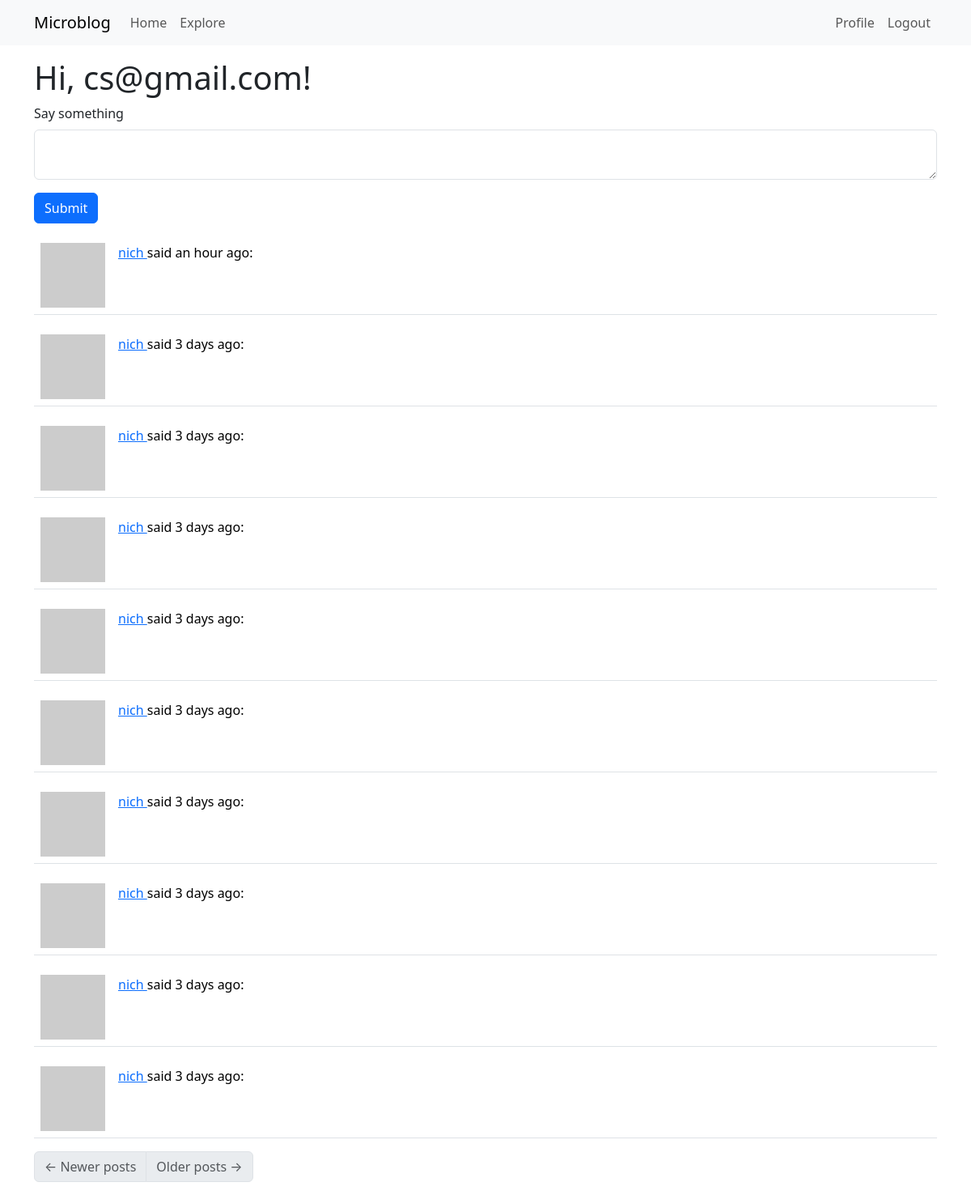
The app's page /index (signed in) with its own data.
### app/models.py (models this page shows, shortened)
class User(UserMixin, db.Model):
    id: so.Mapped[int] = so.mapped_column(primary_key=True)
    username: so.Mapped[str] = so.mapped_column(sa.String(64), index=True, unique=True)
    email: so.Mapped[str] = so.mapped_column(sa.String(120), index=True, unique=True)
    password_hash: so.Mapped[Optional[str]] = so.mapped_column(sa.String(356))
    posts: so.WriteOnlyMapped['Post'] = so.relationship(back_populates='author')
    about_me: so.Mapped[Optional[str]] = so.mapped_column(sa.String(140))
    last_seen: so.Mapped[Optional[datetime]] = so.mapped_column(
        default=lambda: datetime.now(timezone.utc)
    )
    following: so.WriteOnlyMapped['User'] = so.relationship(
        secondary=followers,
        primaryjoin=(followers.c.follower_id == id),
        secondaryjoin=(followers.c.followed_id == id),
        back_populates='followers'
    )
    followers: so.WriteOnlyMapped['User'] = so.relationship(
        secondary=followers,
        primaryjoin=(followers.c.followed_id == id),
        secondaryjoin=(followers.c.follower_id == id),
        back_populates='following'
    )
    @login.user_loader
    def load_user(id):
        return db.session.get(User, int(id))
    def avatar(self, size):
        digest = md5(self.email.lower().encode('utf-8')).hexdigest()
        return f'https://www.gravatar.com/avatar/{digest}?d=identicon&s={size}'
    def following_posts(self):
        Author = so.aliased(User)
        Follower = so.aliased(User)
        return (
            sa.select(Post)
            .join(Post.author.of_type(Author))
            .join(Author.followers.of_type(Follower), isouter=True)
            .where(sa.or_(
                Follower.id == self.id,
                Author.id == self.id,
            ))
            .group_by(Post)
            .order_by(Post.timestamp.desc())
        )

class Post(db.Model):
    id: so.Mapped[int] = so.mapped_column(primary_key=True)
    body: so.Mapped[str] = so.mapped_column(sa.String(140))
    timestamp: so.Mapped[datetime] = so.mapped_column( index=True, default = lambda: datetime.now(timezone.utc))
    user_id: so.Mapped[int] = so.mapped_column(sa.ForeignKey(User.id), index=True)
    author: so.Mapped[User] = so.relationship(back_populates='posts')

### app/routes.py (the view)
@app.route('/', methods=['GET', 'POST'])
@app.route('/index', methods=['GET', 'POST'])
@login_required
def index():
    form = PostForm()
    if form.validate_on_submit():
        post = Post(body=form.post.data, author=current_user)
        db.session.add(post)
        db.session.commit()
        flash('Your post is now live!')
        return redirect(url_for('index'))
    page = request.args.get('page', 1, type=int)
    posts = db.paginate(
        current_user.following_posts(),
        page=page,
        per_page=app.config['POSTS_PER_PAGE'],
        error_out=False
    )
    next_url = url_for('index', page=posts.next_num) if posts.has_next else None
    prev_url = url_for('index', page=posts.prev_num) if posts.has_prev else None
    return render_template(
        'index.html',
        title="Home",
        form=form,
        next_url=next_url,
        prev_url=prev_url,
        posts=posts)

### app/forms.py
class PostForm(FlaskForm):
    post = TextAreaField('Say something', validators=[DataRequired(), Length(min=1, max=140)])
    submit = SubmitField('Submit')

### app/routes.py (called while the page is built)
@app.before_request
def before_request():
    if current_user.is_authenticated:
        current_user.last_seen = datetime.now(timezone.utc)
        db.session.commit()

### app/templates/index.html
{% extends 'base.html' %}
{% import "bootstrap_wtf.html" as wtf %}
{% block content %}
    <h1>Hi, {{ current_user.email }}!</h1>
    {% if form %}
    {{ wtf.quick_form(form) }}
    {% endif %}
    {% if posts %}
        {% for post in posts %}
            {% include '_post.html' %}
        {% endfor %}
        <nav aria-label="Post navigation">
        <ul class="pagination">
            <li class="page-item{% if not prev_url %} disabled{% endif %}">
                <a class="page-link" href="{{ prev_url }}">
                    <span aria-hidden="true">&larr;</span> Newer posts
                </a>
            </li>
            <li class="page-item{% if not next_url %} disabled{% endif %}">
                <a class="page-link" href="{{ next_url }}">
                    Older posts <span aria-hidden="true">&rarr;</span>
                </a>
            </li>
        </ul>
    </nav>
    {% else %}
    <div><p>You have no posts yet.</p></div>
    {% endif %}
{% endblock %}

### app/templates/_post.html
    <table>
        <table class="table table-hover">
        <tr>
            <td width="70px">
                <a href="{{ url_for('user', username=post.author.username) }}">
                    <img src="{{ post.author.avatar(70) }}" />
                </a>
            </td>
            <td>
                <a href="{{ url_for('user', username=post.author.username) }}">
                    {{ post.author.username }}
                </a>
                said {{ moment(post.timestamp).fromNow() }}:
            </td>
        </tr>
    </table>

### records on screen
User: email "cs@gmail.com"
Post: author.username "nich", timestamp "an hour ago"
Post: author.username "nich", timestamp "3 days ago"
Post: author.username "nich", timestamp "3 days ago"
Post: author.username "nich", timestamp "3 days ago"
Post: author.username "nich", timestamp "3 days ago"
Post: author.username "nich", timestamp "3 days ago"
Post: author.username "nich", timestamp "3 days ago"
Post: author.username "nich", timestamp "3 days ago"
Post: author.username "nich", timestamp "3 days ago"
Post: author.username "nich", timestamp "3 days ago"

### other values on screen
{{ field.label(class='form-label') }} "Say something"
